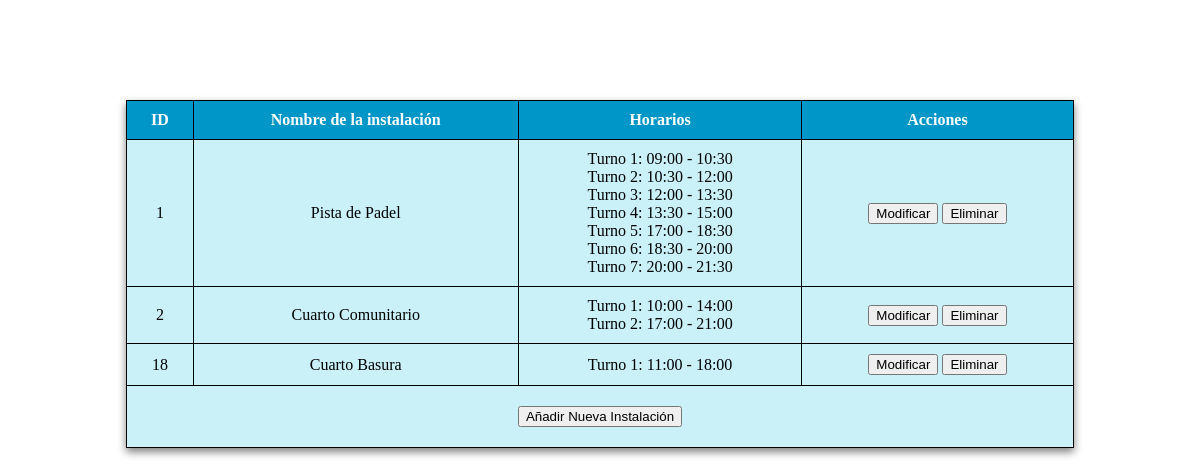
Page /views/listaInstalaciones.php on the committed database.
### tables this page shows
CREATE TABLE `instalaciones` (
  `id_instalacion` int(11) NOT NULL,
  `nombre` varchar(255) NOT NULL
);

CREATE TABLE `turnos` (
  `id_turno` int(11) NOT NULL,
  `id_instalacion` int(11) NOT NULL,
  `hora_inicio` time NOT NULL,
  `hora_fin` time NOT NULL
);

### models/instalaciones.php (called while the page is built, shortened)
<?php
class Instalaciones {
    private $id_instalacion;
    private $nombre;
    private $horarios;
    private $conexion;
    public function __construct($id_instalacion, $nombre, Conexion $conexion) {
        $this->id_instalacion = $id_instalacion;
        $this->nombre = $nombre;
        $this->conexion = $conexion;
        $this->horarios = $this->obtenerHorarios();
    }
    public function getId_Instalacion() {
        return $this->id_instalacion;
    }
    public function getNombre() {
        return $this->nombre;
    }
    public function getHorarios() {
        return $this->horarios;
    }
    public function setHorarios($horarios) {
        $this->horarios = $horarios;
    }
public function obtenerInstalaciones($conexion) {
    $mysqli = $conexion->obtenerConexion();
    $consulta = "SELECT i.id_instalacion, i.nombre
                 FROM instalaciones i";
    $resultado = mysqli_query($mysqli, $consulta);
    if ($resultado) {
        $listaInstalaciones = [];
        while ($fila = mysqli_fetch_assoc($resultado)) {
            $instalacion = new Instalaciones(
                $fila['id_instalacion'],
                $fila['nombre'],
                $conexion
            );
            $horarios = $instalacion->obtenerHorarios();
            $instalacion->setHorarios($horarios);
            $listaInstalaciones[] = $instalacion;
        }
        return $listaInstalaciones;
    } else {
        return [];
    }
}
public function obtenerHorarios() {
    $horarios = [];
    $mysqli = $this->conexion->obtenerConexion();
    $consulta = "SELECT hora_inicio, hora_fin
                 FROM turnos
                 WHERE id_instalacion = ?";
    $stmt = $mysqli->prepare($consulta);
    $stmt->bind_param("i", $this->id_instalacion);
    $stmt->execute();
    $resultado = $stmt->get_result();
    if ($resultado) {
        while ($fila = $resultado->fetch_assoc()) {
            $horarios[] = array(
                'hora_inicio' => $fila['hora_inicio'],
                'hora_fin' => $fila['hora_fin']
            );
        }
    }
    return $horarios;
}
}

### views/listaInstalaciones.php (the view, shortened to what this page needs)
<!DOCTYPE html>
<html lang="es">
<head>
    <link rel="stylesheet" href="../public/css/stylesAdminSection.css">
</head>
<body>
<?php
require_once "../models/Instalaciones.php";
$conexion = new Conexion("BBDDPROYECTO");
$instalacion = new Instalaciones(null, null, $conexion );
$listaInstalaciones = $instalacion->obtenerInstalaciones($conexion);
?>
<table id="tabla-instalaciones" border="1">
    <tr>
        <th>ID</th>
        <th>Nombre de la instalación</th>
        <th>Horarios</th>
        <th>Acciones</th>
    </tr>
    <?php foreach ($listaInstalaciones as $instalacion): ?>
        <tr data-instalacionid="<?= $instalacion->getId_Instalacion() ?>">
            <td><?= $instalacion->getId_Instalacion() ?></td>
            <td class="editable"><?= $instalacion->getNombre() ?></td>
            <td>
            <?php foreach ($instalacion->getHorarios() as $indice => $horario): ?>
            <div class="horario">
                Turno <?= $indice + 1 ?>:
                <span class="hora_inicio"><?= date('H:i', strtotime($horario['hora_inicio'])) ?></span> -
                <span class="hora_fin"><?= date('H:i', strtotime($horario['hora_fin'])) ?></span>
            </div>
            <?php endforeach; ?>
            </td>
            <td>
                <button class="btn btn-primary btn-sm mr-2 btn-modify"
                data-instalacionid="<?= $instalacion->getId_Instalacion() ?>"
                data-nombreinstalacion="<?= $instalacion->getNombre() ?>">Modificar</button>
                <button class="btn btn-danger btn-sm btn-delete" data-instalacionid="<?= $instalacion->getId_Instalacion() ?>">Eliminar</button>
            </td>
        </tr>
    <?php endforeach; ?>
    <tfoot>
        <tr>
            <td colspan="8">
                <div class="container mt-3" style="background-color: #caf0f8; padding: 10px;">
                  <button class="btn btn-primary btnAgregar" id="btn-add">Añadir Nueva Instalación</button>
                </div>
            </td>
        </tr>
    </tfoot>
</table>
</body>
</html>

### public/css/stylesAdminSection.css (style rules this page uses)
#tabla-instalaciones th, #tabla-instalaciones td { padding: 10px; border: 1px solid #000; text-align: center; }
#tabla-instalaciones th { background-color: #0096c7; color: #fff; }
#tabla-instalaciones td { background-color: #caf0f8; color: #000; }
#tabla-instalaciones { margin-top: 100px; margin-left: auto; margin-right: auto; width: 80%; background-color: #caf0f8; border-collapse: collapse; box-shadow: 0 4px 8px rgba(0, 0, 0, 0.5); }

### rows in the picture
instalaciones: id_instalacion "1", nombre "Pista de Padel"
turnos: hora_inicio "09:00", hora_fin "10:30"
turnos: hora_inicio "10:30", hora_fin "12:00"
turnos: hora_inicio "12:00", hora_fin "13:30"
turnos: hora_inicio "13:30", hora_fin "15:00"
turnos: hora_inicio "17:00", hora_fin "18:30"
turnos: hora_inicio "18:30", hora_fin "20:00"
turnos: hora_inicio "20:00", hora_fin "21:30"
instalaciones: id_instalacion "2", nombre "Cuarto Comunitario"
turnos: hora_inicio "10:00", hora_fin "14:00"
turnos: hora_inicio "17:00", hora_fin "21:00"
instalaciones: id_instalacion "18", nombre "Cuarto Basura"
turnos: hora_inicio "11:00", hora_fin "18:00"
